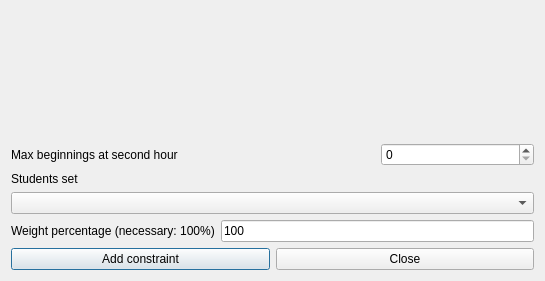
<?xml version="1.0" encoding="UTF-8"?>
<ui version="4.0">
 <class>AddConstraintStudentsSetAfternoonsEarlyMaxBeginningsAtSecondHourForm_template</class>
 <widget class="QDialog" name="AddConstraintStudentsSetAfternoonsEarlyMaxBeginningsAtSecondHourForm_template">
  <property name="geometry">
   <rect>
    <x>0</x>
    <y>0</y>
    <width>545</width>
    <height>281</height>
   </rect>
  </property>
  <property name="windowTitle">
   <string extracomment="This is the title of the dialog to add a new constraint of this type">Add students set afternoons early max beginnings at second hour</string>
  </property>
  <layout class="QGridLayout" name="gridLayout">
   <item row="1" column="0" colspan="2">
    <widget class="QLabel" name="maxBeginningsTextLabel">
     <property name="frameShape">
      <enum>QFrame::NoFrame</enum>
     </property>
     <property name="frameShadow">
      <enum>QFrame::Plain</enum>
     </property>
     <property name="text">
      <string>Max beginnings at second hour</string>
     </property>
     <property name="wordWrap">
      <bool>false</bool>
     </property>
    </widget>
   </item>
   <item row="4" column="0">
    <widget class="QLabel" name="weightTextLabel">
     <property name="frameShape">
      <enum>QFrame::NoFrame</enum>
     </property>
     <property name="frameShadow">
      <enum>QFrame::Plain</enum>
     </property>
     <property name="text">
      <string>Weight percentage (necessary: 100%)</string>
     </property>
     <property name="wordWrap">
      <bool>false</bool>
     </property>
    </widget>
   </item>
   <item row="5" column="0" colspan="3">
    <layout class="QHBoxLayout">
     <item>
      <widget class="QPushButton" name="addConstraintPushButton">
       <property name="text">
        <string>Add constraint</string>
       </property>
      </widget>
     </item>
     <item>
      <widget class="QPushButton" name="closePushButton">
       <property name="text">
        <string>Close</string>
       </property>
      </widget>
     </item>
    </layout>
   </item>
   <item row="1" column="2">
    <widget class="QSpinBox" name="maxBeginningsSpinBox"/>
   </item>
   <item row="3" column="0" colspan="3">
    <widget class="QComboBox" name="studentsComboBox">
     <property name="editable">
      <bool>false</bool>
     </property>
     <property name="insertPolicy">
      <enum>QComboBox::NoInsert</enum>
     </property>
     <property name="duplicatesEnabled">
      <bool>false</bool>
     </property>
    </widget>
   </item>
   <item row="4" column="1" colspan="2">
    <widget class="QLineEdit" name="weightLineEdit">
     <property name="text">
      <string notr="true">100</string>
     </property>
    </widget>
   </item>
   <item row="2" column="0" colspan="3">
    <widget class="QLabel" name="studentsTextLabel">
     <property name="frameShape">
      <enum>QFrame::NoFrame</enum>
     </property>
     <property name="frameShadow">
      <enum>QFrame::Plain</enum>
     </property>
     <property name="text">
      <string>Students set</string>
     </property>
     <property name="wordWrap">
      <bool>false</bool>
     </property>
    </widget>
   </item>
   <item row="0" column="0" colspan="3">
    <spacer name="spacer13">
     <property name="orientation">
      <enum>Qt::Vertical</enum>
     </property>
     <property name="sizeType">
      <enum>QSizePolicy::Expanding</enum>
     </property>
     <property name="sizeHint" stdset="0">
      <size>
       <width>20</width>
       <height>16</height>
      </size>
     </property>
    </spacer>
   </item>
  </layout>
 </widget>
 <layoutdefault spacing="6" margin="11"/>
 <resources/>
 <connections/>
</ui>
